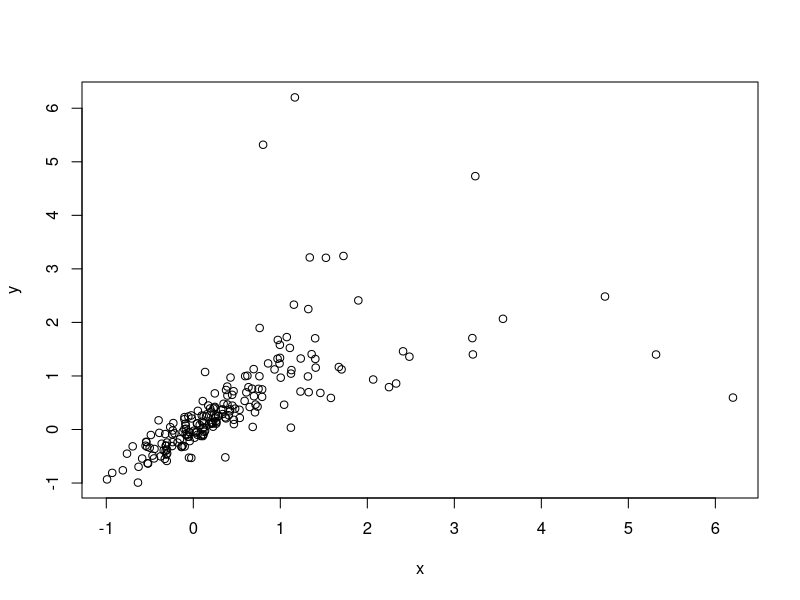

R code for this plot: (Note: this script raises an error after producing the figure.)
# MLE for Clayton AR(1) copula model with Student marginal

# Parameters

	alpha <- 10
	mu <- 0
	sigma <- 1
	df <- 3

# Student location scale rpqd family

rtls <- function(n,df,mu,sigma) sigma * rt(n,df) + mu
ptls <- function(x,df,mu,sigma) pt((x - mu)/sigma,df)
qtls <- function(u,df,mu,sigma) sigma * qt(u,df) + mu
dtls <- function(u,df,mu,sigma) dt((x - mu)/sigma,df)/sigma

#Generation of Data

n <- 200
rclayton <- function(n,alpha){
	u <- runif(n+1) #innovations
	v <- u
	for(i in 2:(n+1))
		v[i] <- ((u[i]^(-alpha/(1+alpha)) -1)*v[i-1]^(-alpha) +1)^(-1/alpha)
	return(v[2:(n+1)])
	}
u <- rclayton(n,alpha)
u <- qt(u,3)
y <- u[-n]
x <- u[-1]

plot(x,y)

# Estimation with known marginal
cop <- claytonCopula(5,dim=2)
f <- fitCopula(cbind(ptls(x,df,mu,sigma),ptls(y,df,mu,sigma)),cop)

# Estimation with unknown marginal parameters

M1 <- mvdc(claytonCopula(alpha,dim=2),c("tls","tls"),
	list( list(df=df,mu=mu,sigma=sigma), list(df=df,mu=mu,sigma=sigma)),
	marginsIdentical = TRUE)
M2 <- mvdc(claytonCopula(alpha,dim=2),c("tls","tls"),
	list( list(df=df,mu=mu,sigma=sigma), list(df=df,mu=mu,sigma=sigma)))
g <- fitMvdc(cbind(x,y),M1,c(3,1,1,10)) # constrains marginals to be identical
h <- fitMvdc(cbind(x,y),M2,c(3,1,1,3,1,1,10)) # estimates separate marginals

# Plot some true and estimated conditional quantile functions

z <- seq(min(y),max(y),len = 60)

for(i in 1:5){
	tau <- i/6
	uz <- ((tau^(-alpha/(1+alpha)) -1) * pt(z,3)^(-alpha) + 1)^(-1/alpha)
	yz <- qt(uz,3)
	lines(z,yz)
	b <- g@estimate
	uzhat <-((tau^(-b[4]/(1+b[4])) -1) * ptls(z,b[1],b[2],b[3])^(-b[4]) + 1)^(-1/b[4])
        yzhat <- qtls(uzhat,b[1],b[2],b[3])
	lines(z,yzhat,col="red")
	}

print(f)
print(g)
print(h)
